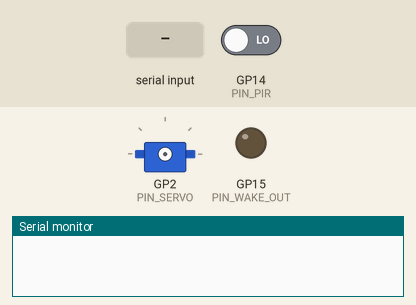
The sketch below on a simulated Raspberry Pi Pico. Shown: servo, output pins drawn as LEDs (lit = HIGH), the last lines printed to the serial monitor. Inputs (shaded band) come from the test bench; at power-on: GP14 (PIN_PIR) LOW.

Above: at 1.2 s.
1.3 s: "DET,person,\n" received over the second serial link
At 1.45 s:
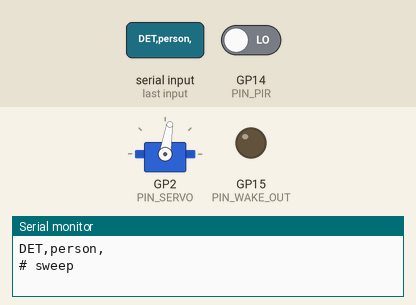
At 2.05 s:
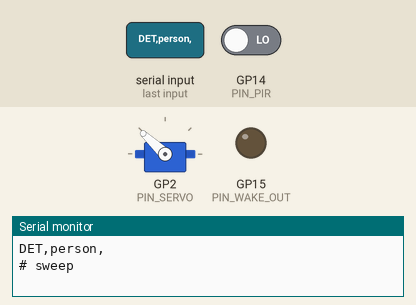
4.3 s: GP14 (PIN_PIR) driven HIGH
At 4.8 s:
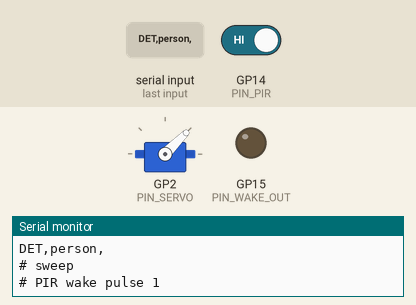
Timing chart, 0 to 7.3 s (numbered marks = the images above; inputs shaded):
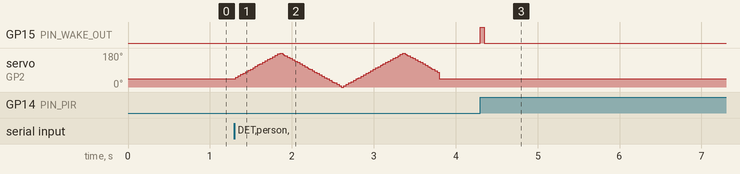

Measured:
- after the input at 4.3 s, GP15 (PIN_WAKE_OUT): LOW → HIGH at once, → LOW 0.05 s later

The sketch:

kestrel_rp2350.ino
```cpp
// (licence header left out)
#include <Servo.h>

const int PIN_SERVO = 2;     // SG90 signal
const int PIN_PIR = 14;      // HC-SR501 OUT, rising edge on motion
const int PIN_WAKE_OUT = 15; // -> H750 PC0 (EXTI wake)

const int WAKE_PULSE_MS = 50;
const int RETRIGGER_HOLD_MS = 2000; // ignore PIR re-fires while H750 wakes
const int SERVO_REST_US = 1000;
const int SERVO_SWEEP_MIN_US = 500;  // ~0 degrees at the servo's full range
const int SERVO_SWEEP_MAX_US = 2500; // ~180 degrees
const int SWEEP_TICK_MS = 15;        // one step per tick
const int SWEEP_STEP_US = 40;        // full sweep in ~0.75 s per direction
// Presence window: longer than the H750's 2 s DET rate limit, so a person
// who stays in frame keeps the sweep alive (each DET extends the deadline);
// the servo rests ~2.5 s after the last detection.
const int PRESENCE_HOLD_MS = 2500;

// ---------- Core 0: PIR pre-screen ----------

volatile bool pirFired = false;
volatile uint32_t pirWakeCount = 0; // read by core 1 for USB logging

void pirIsr() { pirFired = true; }

void setup() {
  pinMode(PIN_WAKE_OUT, OUTPUT);
  digitalWrite(PIN_WAKE_OUT, LOW);
  pinMode(PIN_PIR, INPUT_PULLDOWN);
  attachInterrupt(digitalPinToInterrupt(PIN_PIR), pirIsr, RISING);
}

void loop() {
  if (pirFired) {
    digitalWrite(PIN_WAKE_OUT, HIGH);
    delay(WAKE_PULSE_MS);
    digitalWrite(PIN_WAKE_OUT, LOW);
    pirWakeCount = pirWakeCount + 1;
    delay(RETRIGGER_HOLD_MS);
    pirFired = false; // clear last: re-fires during the hold are dropped,
                      // not queued as a second wake
  }
  delay(1);
}

// ---------- Core 1: detection events -> servo ----------
// Protocol from the H750 (one ASCII line per event):
//   DET,<class>,<confidence_pct>    e.g. DET,person,91
//   gate,<total>,<enabled>,<skipped>,<changed>,<state>,<det_ms>
//                                   (skip-rate telemetry, ignored here)

Servo servo;
String line;
bool lineDiscard = false;
uint32_t pirWakePrinted = 0;
// Sweep state: all deadlines are checked from loop1, never a blocking
// delay, so Serial1 keeps draining during the sweep (a blocking wait
// overflows the RX buffer in a few ms of continuous traffic).
bool sweeping = false;
bool servoAttached = false;
uint32_t presenceEndMs = 0;
uint32_t nextStepMs = 0;
int sweepPosUs = SERVO_REST_US;
int sweepDir = 1;

void setup1() {
  Serial.begin(115200);  // USB CDC: transparent echo of H750 telemetry
  Serial1.begin(115200); // UART0: TX=GP0, RX=GP1 (arduino-pico defaults)
  // Lazy servo start: line held LOW, no attach until the first detection,
  // so the servo receives no pulses at boot and cannot do the power-on
  // attach-center twitch.
  pinMode(PIN_SERVO, OUTPUT);
  digitalWrite(PIN_SERVO, LOW);
  line.reserve(64);
}

void loop1() {
  // All USB prints happen on this core only (no cross-core interleaving).
  // H750 lines pass through verbatim, so capturing the Serial Monitor
  // output doubles as the skip-rate CSV capture for benchmarks/summarize.py.
  if (pirWakeCount != pirWakePrinted) {
    pirWakePrinted = pirWakeCount;
    Serial.printf("# PIR wake pulse %lu\n", (unsigned long)pirWakePrinted);
  }
  if (sweeping) {
    if ((int32_t)(millis() - presenceEndMs) >= 0) {
      sweeping = false;
      servo.writeMicroseconds(SERVO_REST_US);
    } else if ((int32_t)(millis() - nextStepMs) >= 0) {
      nextStepMs = millis() + SWEEP_TICK_MS;
      sweepPosUs += sweepDir * SWEEP_STEP_US;
      if (sweepPosUs >= SERVO_SWEEP_MAX_US) {
        sweepPosUs = SERVO_SWEEP_MAX_US;
        sweepDir = -1;
      }
      if (sweepPosUs <= SERVO_SWEEP_MIN_US) {
        sweepPosUs = SERVO_SWEEP_MIN_US;
        sweepDir = 1;
      }
      servo.writeMicroseconds(sweepPosUs);
    }
  }
  while (Serial1.available()) {
    char c = (char)Serial1.read();
    if (c == '\n' || c == '\r') {
      if (lineDiscard) {
        lineDiscard = false; // overlong line ends here: drop it whole
      } else {
        if (line.length() > 0) {
          Serial.println(line); // verbatim echo to USB
        }
        if (line.startsWith("DET,person,")) {
          Serial.println("# sweep");
          presenceEndMs = millis() + PRESENCE_HOLD_MS;
          if (!sweeping) { // a DET mid-sweep just extends the window
            // The arm physically rests at SERVO_REST_US between episodes;
            // restart the sweep from there or the first step snaps it to
            // the stale position where the last sweep happened to end.
            sweepPosUs = SERVO_REST_US;
            sweepDir = 1;
            if (!servoAttached) {
              servoAttached = true;
              servo.attach(PIN_SERVO, 500, 2500);
              servo.writeMicroseconds(sweepPosUs); // preempt the center default
            }
            sweeping = true;
            nextStepMs = millis();
          }
        }
      }
      line = "";
    } else if (lineDiscard) {
      // still inside the overlong line: keep dropping
    } else if (line.length() < 63) {
      line += c;
    } else {
      line = "";
      lineDiscard = true; // overlong line: discard through its terminator
    }
  }
}
```
